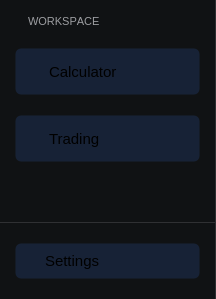
           <widget class="QFrame" name="sidebar_widget">
            <property name="sizePolicy">
             <sizepolicy hsizetype="Preferred" vsizetype="Preferred">
              <horstretch>0</horstretch>
              <verstretch>0</verstretch>
             </sizepolicy>
            </property>
            <property name="styleSheet">
             <string notr="true">background-color: #101214;
border:0px;
border-right:1px solid #2E2F32;
</string>
            </property>
            <property name="frameShape">
             <enum>QFrame::Shape::StyledPanel</enum>
            </property>
            <property name="frameShadow">
             <enum>QFrame::Shadow::Raised</enum>
            </property>
            <layout class="QVBoxLayout" name="verticalLayout_4" stretch="0,0,0,9,0,0">
             <property name="spacing">
              <number>20</number>
             </property>
             <property name="leftMargin">
              <number>0</number>
             </property>
             <property name="topMargin">
              <number>15</number>
             </property>
             <property name="rightMargin">
              <number>0</number>
             </property>
             <property name="bottomMargin">
              <number>0</number>
             </property>
             <item>
              <widget class="QLabel" name="label_2">
               <property name="font">
                <font>
                 <pointsize>8</pointsize>
                 <underline>false</underline>
                 <strikeout>false</strikeout>
                 <kerning>false</kerning>
                 <hintingpreference>PreferDefaultHinting</hintingpreference>
                 <fontweight>Medium</fontweight>
                </font>
               </property>
               <property name="acceptDrops">
                <bool>false</bool>
               </property>
               <property name="styleSheet">
                <string notr="true">margin-left:25px;
color: #9d9ea2;
border:0px;</string>
               </property>
               <property name="text">
                <string>WORKSPACE</string>
               </property>
               <property name="scaledContents">
                <bool>false</bool>
               </property>
               <property name="alignment">
                <set>Qt::AlignmentFlag::AlignLeading|Qt::AlignmentFlag::AlignLeft|Qt::AlignmentFlag::AlignVCenter</set>
               </property>
               <property name="wordWrap">
                <bool>false</bool>
               </property>
               <property name="openExternalLinks">
                <bool>false</bool>
               </property>
              </widget>
             </item>
             <item>
              <widget class="QFrame" name="calculator_widget">
               <property name="minimumSize">
                <size>
                 <width>215</width>
                 <height>47</height>
                </size>
               </property>
               <property name="maximumSize">
                <size>
                 <width>315</width>
                 <height>47</height>
                </size>
               </property>
               <property name="styleSheet">
                <string notr="true">QFrame#calculator_widget {
    background: rgba(59, 130, 246, 0.15);
    border: 1px solid transparent; 
    border-radius: 6px;
    color: #3b82f6;
    padding: 8px 12px;
    margin-right: 15px;
    margin-left: 15px;
}
</string>
               </property>
               <property name="frameShape">
                <enum>QFrame::Shape::StyledPanel</enum>
               </property>
               <property name="frameShadow">
                <enum>QFrame::Shadow::Raised</enum>
               </property>
               <layout class="QHBoxLayout" name="horizontalLayout_7">
                <property name="spacing">
                 <number>0</number>
                </property>
                <property name="leftMargin">
                 <number>0</number>
                </property>
                <property name="topMargin">
                 <number>0</number>
                </property>
                <property name="rightMargin">
                 <number>0</number>
                </property>
                <property name="bottomMargin">
                 <number>0</number>
                </property>
                <item>
                 <layout class="QHBoxLayout" name="horizontalLayout_6" stretch="0,9,0">
                  <property name="spacing">
                   <number>10</number>
                  </property>
                  <property name="sizeConstraint">
                   <enum>QLayout::SizeConstraint::SetDefaultConstraint</enum>
                  </property>
                  <item>
                   <widget class="QLabel" name="calculator_icon">
                    <property name="maximumSize">
                     <size>
                      <width>500</width>
                      <height>500</height>
                     </size>
                    </property>
                    <property name="styleSheet">
                     <string notr="true">background-color: transparent;
border:0px;</string>
                    </property>
                    <property name="text">
                     <string/>
                    </property>
                    <property name="pixmap">
                     <pixmap resource="resources.qrc">:/icons/icons/calculator.svg</pixmap>
                    </property>
                   </widget>
                  </item>
                  <item>
                   <widget class="QLabel" name="label_4">
                    <property name="font">
                     <font>
                      <family>Microsoft Sans Serif</family>
                      <pointsize>11</pointsize>
                      <kerning>true</kerning>
                     </font>
                    </property>
                    <property name="styleSheet">
                     <string notr="true">background-color: transparent;
border:0px;
padding:5px 0px</string>
                    </property>
                    <property name="text">
                     <string>Calculator</string>
                    </property>
                   </widget>
                  </item>
                  <item>
                   <widget class="QLabel" name="calculat_arrow">
                    <property name="maximumSize">
                     <size>
                      <width>10</width>
                      <height>8</height>
                     </size>
                    </property>
                    <property name="styleSheet">
                     <string notr="true">background-color: transparent;
border:0px;
</string>
                    </property>
                    <property name="text">
                     <string/>
                    </property>
                    <property name="pixmap">
                     <pixmap resource="resources.qrc">:/icons/icons/chevron-right.svg</pixmap>
                    </property>
                    <property name="alignment">
                     <set>Qt::AlignmentFlag::AlignCenter</set>
                    </property>
                   </widget>
                  </item>
                 </layout>
                </item>
               </layout>
              </widget>
             </item>
             <item>
              <widget class="QFrame" name="trading_widget">
               <property name="minimumSize">
                <size>
                 <width>215</width>
                 <height>47</height>
                </size>
               </property>
               <property name="maximumSize">
                <size>
                 <width>315</width>
                 <height>47</height>
                </size>
               </property>
               <property name="styleSheet">
                <string notr="true">QFrame#trading_widget {
    background: rgba(59, 130, 246, 0.15);
    border: 1px solid transparent; 
    border-radius: 6px;
    color: #3b82f6;
    padding: 8px 12px;
    margin-right: 15px;
    margin-left: 15px;
}
</string>
               </property>
               <property name="frameShape">
                <enum>QFrame::Shape::StyledPanel</enum>
               </property>
               <property name="frameShadow">
                <enum>QFrame::Shadow::Raised</enum>
               </property>
               <layout class="QHBoxLayout" name="horizontalLayout_8">
                <property name="spacing">
                 <number>0</number>
                </property>
                <property name="leftMargin">
                 <number>0</number>
                </property>
                <property name="topMargin">
                 <number>0</number>
                </property>
                <property name="rightMargin">
                 <number>0</number>
                </property>
                <property name="bottomMargin">
                 <number>0</number>
                </property>
                <item>
                 <layout class="QHBoxLayout" name="horizontalLayout_5" stretch="0,9,0">
                  <property name="spacing">
                   <number>10</number>
                  </property>
                  <item>
                   <widget class="QLabel" name="trade_icon">
                    <property name="styleSheet">
                     <string notr="true">background-color: transparent;
border:0px;</string>
                    </property>
                    <property name="pixmap">
                     <pixmap resource="resources.qrc">:/icons/icons/trending-up.svg</pixmap>
                    </property>
                   </widget>
                  </item>
                  <item>
                   <widget class="QLabel" name="label_8">
                    <property name="font">
                     <font>
                      <family>Microsoft Sans Serif</family>
                      <pointsize>11</pointsize>
                     </font>
                    </property>
                    <property name="styleSheet">
                     <string notr="true">background-color: transparent;
border:0px;
padding:5px 0px</string>
                    </property>
                    <property name="text">
                     <string>Trading</string>
                    </property>
                   </widget>
                  </item>
                  <item>
                   <widget class="QLabel" name="trade_arrow">
                    <property name="maximumSize">
                     <size>
                      <width>10</width>
                      <height>8</height>
                     </size>
                    </property>
                    <property name="styleSheet">
                     <string notr="true">background-color: transparent;
border:0px;</string>
                    </property>
                    <property name="text">
                     <string/>
                    </property>
                    <property name="pixmap">
                     <pixmap resource="resources.qrc">:/icons/icons/chevron-right.svg</pixmap>
                    </property>
                    <property name="alignment">
                     <set>Qt::AlignmentFlag::AlignCenter</set>
                    </property>
                   </widget>
                  </item>
                 </layout>
                </item>
               </layout>
              </widget>
             </item>
             <item>
              <spacer name="verticalSpacer">
               <property name="orientation">
                <enum>Qt::Orientation::Vertical</enum>
               </property>
               <property name="sizeHint" stdset="0">
                <size>
                 <width>20</width>
                 <height>40</height>
                </size>
               </property>
              </spacer>
             </item>
             <item>
              <widget class="Line" name="line">
               <property name="minimumSize">
                <size>
                 <width>0</width>
                 <height>1</height>
                </size>
               </property>
               <property name="maximumSize">
                <size>
                 <width>16777215</width>
                 <height>1</height>
                </size>
               </property>
               <property name="styleSheet">
                <string notr="true">background-color: rgb(47, 48, 51);</string>
               </property>
               <property name="orientation">
                <enum>Qt::Orientation::Horizontal</enum>
               </property>
              </widget>
             </item>
             <item>
              <widget class="QFrame" name="setting_widget">
               <property name="styleSheet">
                <string notr="true">QFrame#setting_widget {
    background: rgba(59, 130, 246, 0.15);
    border: 1px solid transparent; 
    border-radius: 6px;
    color: #3b82f6;
    padding: 8px  12px;
    margin-right: 15px;
    margin-left: 15px;
	margin-bottom:  20px;
}
</string>
               </property>
               <property name="frameShape">
                <enum>QFrame::Shape::StyledPanel</enum>
               </property>
               <property name="frameShadow">
                <enum>QFrame::Shadow::Raised</enum>
               </property>
               <layout class="QHBoxLayout" name="horizontalLayout_12">
                <property name="spacing">
                 <number>0</number>
                </property>
                <property name="leftMargin">
                 <number>0</number>
                </property>
                <property name="topMargin">
                 <number>0</number>
                </property>
                <property name="rightMargin">
                 <number>0</number>
                </property>
                <property name="bottomMargin">
                 <number>0</number>
                </property>
                <item>
                 <layout class="QHBoxLayout" name="horizontalLayout_11" stretch="0,9">
                  <property name="spacing">
                   <number>10</number>
                  </property>
                  <property name="bottomMargin">
                   <number>0</number>
                  </property>
                  <item>
                   <widget class="QLabel" name="label_13">
                    <property name="styleSheet">
                     <string notr="true">background-color: transparent;
border:0px;</string>
                    </property>
                    <property name="pixmap">
                     <pixmap resource="resources.qrc">:/icons/icons/settings-2.svg</pixmap>
                    </property>
                   </widget>
                  </item>
                  <item>
                   <widget class="QLabel" name="label_12">
                    <property name="font">
                     <font>
                      <pointsize>11</pointsize>
                     </font>
                    </property>
                    <property name="styleSheet">
                     <string notr="true">background-color: transparent;
border:0px;</string>
                    </property>
                    <property name="text">
                     <string>Settings</string>
                    </property>
                   </widget>
                  </item>
                 </layout>
                </item>
               </layout>
              </widget>
             </item>
            </layout>
           </widget>
